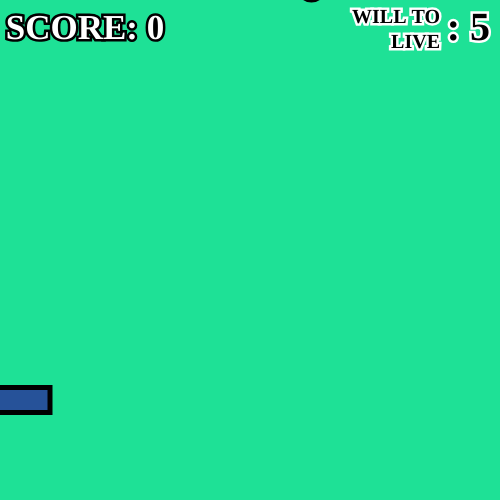
Frame 1 (no input)
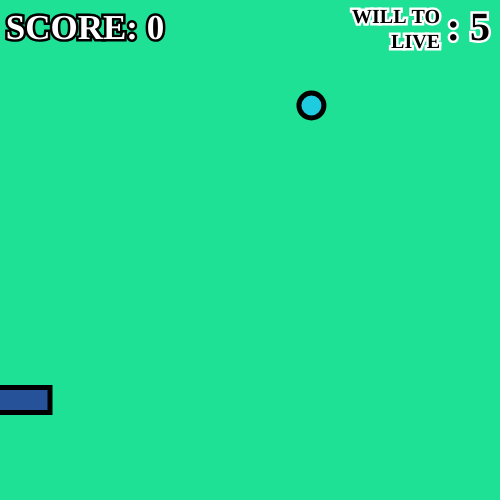
Frame 60 (no input)
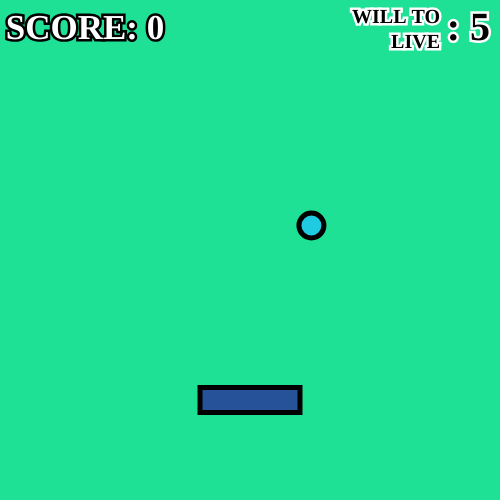
Frame 120 (the mouse pressed at the canvas centre since frame 60)

The p5.js sketch that drew these frames (run headless with seeded random() and noise() and a simulated clock; from frame 60 on, the mouse is pressed at the canvas centre):

// p5.js sketch
// ── sketch.js
//Player Values
let playerXPos;
let playerYPos = 400;
let playerXSize = 100;
let playerYSize = 25;

//Score and Lives Values
let score = 0;
let lives = 5;

//Circle Info
let circleXPos;
let circleYPos;
let circleSize = 25;
let speed = 2;

function setup() {
    createCanvas(500, 500);
    rectMode(CENTER);
    circleYPos = -playerYSize / 2;
    circleXPos = random(25, 426);
    textAlign(CENTER, CENTER);
    strokeWeight(5);
    textFont('Avant Garde');
    textStyle(BOLD);
}

function draw() {
    background(30, 225, 150);

    textSize(35);
    stroke(0);
    fill(255, 255, 255);
    text(('SCORE: ' + score), 85, 30);

    textSize(20);
    stroke(255, 255, 255);
    fill(0);
    textAlign(RIGHT, CENTER)
    text(('WILL TO LIVE'), 390, 30, 100, 100);
    textSize(40);
    text(": " + lives, 440, 30, 100, 100)

    textAlign(CENTER, CENTER);
    
    stroke(0);
    fill(30, 203, 225);

    circle(circleXPos, circleYPos, circleSize);
    circleYPos += speed;
    fill(38, 82, 153);
    playerXPos = mouseX;
    rect(playerXPos, playerYPos, playerXSize, playerYSize);
    if (lives <= 0) {
        speed = 0;
        circleXPos = -100;
    }
    if (circleXPos >= mouseX - playerXSize / 2 && circleXPos <= mouseX + playerXSize / 2 && circleYPos > playerYPos) {
        circleYPos = -playerYSize / 2;
        circleXPos = random(25, 426);
        speed += 0.5;
        score += 1;
    }
    if (circleYPos >= 525) {
        circleYPos = -playerYSize / 2;
        circleXPos = random(25, 426);
        if (lives === 0) {
            lives = 0;
        } else { lives -= 1; }
    }
}
